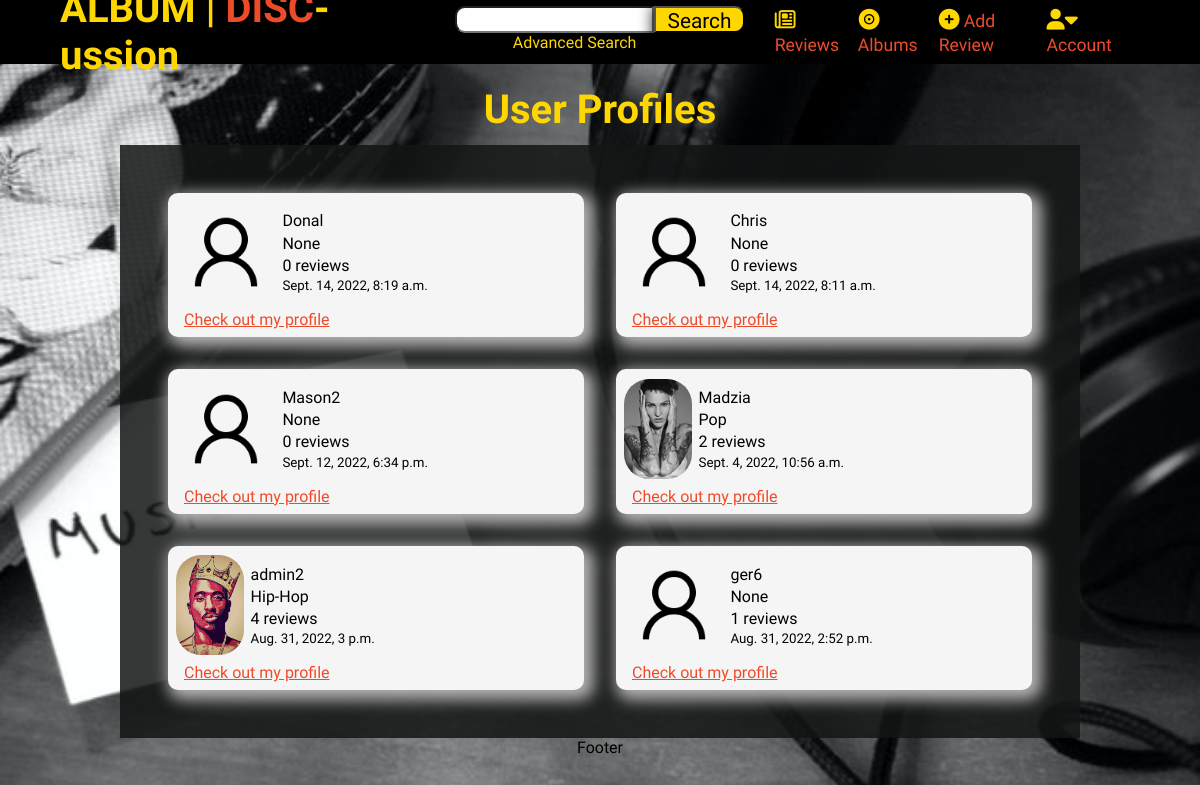
/profiles/, run on the app's committed database.
### profiles/models.py (models this page shows, shortened)
class Profile(models.Model):
    user = models.ForeignKey(User, on_delete=models.CASCADE)
    profile_pic = models.ImageField(upload_to='profile_pics', blank=True)
    first_name = models.CharField(max_length=50, null=True, blank=True)
    last_name = models.CharField(max_length=50, null=True, blank=True)
    favourite_genre = models.ForeignKey(Genre, on_delete=models.CASCADE,
                                        blank=True, null=True)
    created_on = models.DateTimeField(auto_now_add=True)
    edited_on = models.DateTimeField(auto_now=True)
    class Meta:
        ordering = ['-created_on']

### reviews/models.py (models this page shows)
class Genre(models.Model):
    name = models.CharField(max_length=50)
    def __str__(self):
        return self.name

### profiles/views.py (the view)
# urls.py: path('profiles/', include('profiles.urls'))
def profiles(request):
    profiles = Profile.objects.all()
    profile_list = []
    for profile in profiles:
        profile_list.append({
            'profile': profile,
            'no_of_reviews': number_of_reviews(profile.user)
        })
    template = 'profiles.html'
    context = {
        'profile_list': profile_list,
    }
    return render(request, template, context)

### profiles/contexts.py (called while the page is built)
def top_profiles(request):
    profiles = Profile.objects.all()
    profile_list = []
    for profile in profiles:
        profile_list.append({
            'profile': profile,
            'no_of_reviews': number_of_reviews(profile.user)
        })
    top_list = sorted(profile_list, key=lambda d: d['no_of_reviews'],
                      reverse=True)[:6]
    context = {
        'top_profiles': top_list
    }
    return context

### profiles/utils.py (called while the page is built)
def number_of_reviews(user):
    reviews = Review.objects.filter(creator=user)
    return len(reviews)

### reviews/contexts.py (called while the page is built)
def latest_reviews(request):
    reviews = Review.objects.all()
    sorted_reviews = sorted(reviews, key=lambda x: x.date_created_on,
                            reverse=True)[:5]
    context = {
        'latest_reviews': sorted_reviews
    }
    return context

### profiles/templates/profiles.html
{% extends 'base.html' %}
{% load static %}
{% block extracss %}
    <link rel="stylesheet" href="{% static 'css/profiles.css' %}">
{% endblock %}
{% block content %}
<div class="full-span center-container top-margin">
    <h1 class="title top-margin">User Profiles</h1>
</div>
<section class="main-grid top-margin">
    {% for profile in profile_list %}
        <div class="profile-card span-1">
            <div class="card-body">
                <div class="card-img">
                    {% if profile.profile.profile_pic %}
                        <img src="{{ MEDIA_URL }}{{ profile.profile.profile_pic }}" alt="profile image">
                    {% else %}
                        <img src="{{ MEDIA_URL }}user-alt.png" alt="profile image">
                    {% endif %}
                </div>
                <div class="card-text">
                    <p>{{ profile.profile.user }}</p>
                    <p>{{ profile.profile.favourite_genre }}</p>
                    <p>{{ profile.no_of_reviews }} reviews</p>
                    <small>{{ profile.profile.created_on }}</small>
                </div>
            </div>
            <div class="card-footer">
                <a class="link" href='#'>Check out my profile</a>
            </div>
        </div>
    {% endfor %}
</section>
{% endblock %}

### static/css/styles.css (style rules this page uses)
* { margin: 0; box-sizing: border-box; font-family: 'Arapey', serif; }
body { background-image: url('/media/music-background.jpg'); background-size: cover; }
.title { font-family: 'Eczar', serif; color: gold; font-size: 2.5rem; }
.center-container { display: flex; flex-direction: column; align-items: center; justify-content: space-between; flex-wrap: wrap; }
.top-margin { margin-top: .7rem; }
.card-footer { padding: .5rem 0 .5rem 1rem; width: 100%; }
.card-text { width: 100%; text-align: start; padding: 0 1rem; }
.card-body { display: flex; justify-content: flex-start; gap: 1rem; align-items: center; padding: 0 .5rem; }

### static/css/profiles.css (style rules this page uses)
.main-grid { display: grid; grid-template-columns: repeat(4, 1fr); gap: 2rem; width: 80%; margin-left: 10%; background-color: rgba(19, 20, 20, 0.85); padding: 3rem; }
.full-span { grid-column: span 5; }
.span-1 { grid-column: span 1; }
.profile-card { padding-top: .6rem; background-color: whitesmoke; border-radius: 10px; box-shadow: 5px 5px 15px 5px #b3b3b3; }
.card-img { height: 100px; display: flex; justify-content: center; }
.card-img img { height: 100%; border-radius: 25px; }
.card-body { display: flex; justify-content: flex-start; gap: 0; height: auto; }
.card-text { display: flex; flex-direction: column; gap: .2rem; padding: 0 .4rem; }
.link { color: #EE4B2B; cursor: pointer; }
@media screen and (max-width: 1315px) { .main-grid { grid-template-columns: repeat(2, 1fr); } }

### data on the page
Profile: profile.user "Donal", profile.favourite_genre "None", no_of_reviews "0", profile.created_on "Sept. 14, 2022, 8:19 a.m."
Profile: profile.user "Chris", profile.favourite_genre "None", no_of_reviews "0", profile.created_on "Sept. 14, 2022, 8:11 a.m."
Profile: profile.user "Mason2", profile.favourite_genre "None", no_of_reviews "0", profile.created_on "Sept. 12, 2022, 6:34 p.m."
Profile: profile.profile_pic (picture), profile.user "Madzia", profile.favourite_genre "Pop", no_of_reviews "2", profile.created_on "Sept. 4, 2022, 10:56 a.m."
Profile: profile.profile_pic (picture), profile.user "admin2", profile.favourite_genre "Hip-Hop", no_of_reviews "4", profile.created_on "Aug. 31, 2022, 3 p.m."
Profile: profile.user "ger6", profile.favourite_genre "None", no_of_reviews "1", profile.created_on "Aug. 31, 2022, 2:52 p.m."
